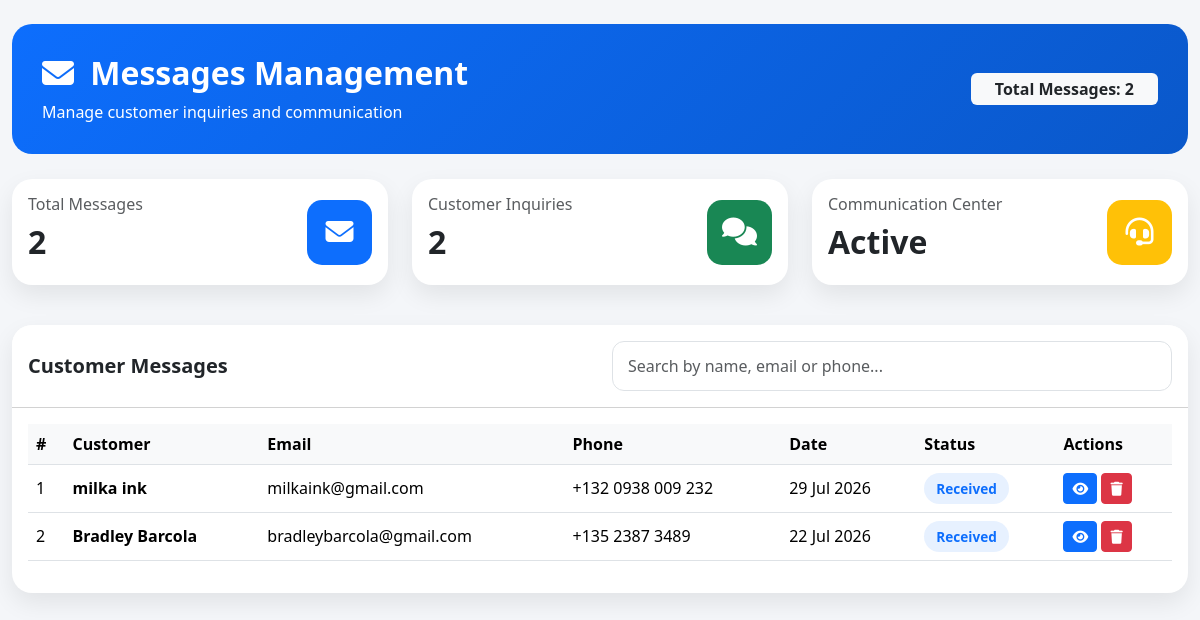
The app's page /contact/management/messages/ with its own data.
### contact/models.py (models this page shows, shortened)
class Contact(models.Model):
    full_name = models.CharField(max_length=100)
    phone_number = models.CharField(max_length=20)
    email = models.EmailField()
    message = models.TextField()
    is_read = models.BooleanField(default=False)
    created_at = models.DateTimeField(auto_now_add=True)

### contact/views.py (the view)
# urls.py: path('management/messages/', views.messages_list, name='messages_list'),
def messages_list(request):
    messages = Contact.objects.all().order_by('-created_at')
    context = {
        'messages': messages
    }
    return render(
        request,
        'contact/messages_list.html',
        context
    )

### contact/templates/contact/messages_list.html (shortened to what this page needs)
<!DOCTYPE html>
<html lang="en">
<head>
    <link href="https://cdn.jsdelivr.net/npm/bootstrap@5.3.3/dist/css/bootstrap.min.css"
          rel="stylesheet">
    <link rel="stylesheet"
          href="https://cdnjs.cloudflare.com/ajax/libs/font-awesome/6.5.1/css/all.min.css">
</head>
<body>
<div class="container-fluid py-4">
    <div class="page-header">
        <div class="d-flex justify-content-between align-items-center flex-wrap">
            <div>
                <h2 class="fw-bold mb-2">
                    <i class="fas fa-envelope me-2"></i>
                    Messages Management
                </h2>
                <p class="mb-0">
                    Manage customer inquiries and communication
                </p>
            </div>
            <span class="badge bg-light text-dark fs-6 px-4 py-2">
                Total Messages:
                {{ messages.count }}
            </span>
        </div>
    </div>
    <div class="row mb-4">
        <div class="col-md-4 mb-3">
            <div class="card stats-card">
                <div class="card-body">
                    <div class="d-flex justify-content-between align-items-center">
                        <div>
                            <h6 class="text-muted">
                                Total Messages
                            </h6>
                            <h2 class="fw-bold">
                                {{ messages.count }}
                            </h2>
                        </div>
                        <div class="stats-icon bg-primary">
                            <i class="fas fa-envelope"></i>
                        </div>
                    </div>
                </div>
            </div>
        </div>
        <div class="col-md-4 mb-3">
            <div class="card stats-card">
                <div class="card-body">
                    <div class="d-flex justify-content-between align-items-center">
                        <div>
                            <h6 class="text-muted">
                                Customer Inquiries
                            </h6>
                            <h2 class="fw-bold">
                                {{ messages.count }}
                            </h2>
                        </div>
                        <div class="stats-icon bg-success">
                            <i class="fas fa-comments"></i>
                        </div>
                    </div>
                </div>
            </div>
        </div>
        <div class="col-md-4 mb-3">
            <div class="card stats-card">
                <div class="card-body">
                    <div class="d-flex justify-content-between align-items-center">
                        <div>
                            <h6 class="text-muted">
                                Communication Center
                            </h6>
                            <h2 class="fw-bold">
                                Active
                            </h2>
                        </div>
                        <div class="stats-icon bg-warning">
                            <i class="fas fa-headset"></i>
                        </div>
                    </div>
                </div>
            </div>
        </div>
    </div>
    <div class="card table-card">
        <div class="card-header bg-white py-3">
            <div class="row align-items-center">
                <div class="col-md-6">
                    <h5 class="mb-0 fw-bold">
                        Customer Messages
                    </h5>
                </div>
                <div class="col-md-6">
                    <input type="text"
                           id="searchInput"
                           class="form-control search-box"
                           placeholder="Search by name, email or phone...">
                </div>
            </div>
        </div>
        <div class="card-body">
            <div class="table-responsive">
                <table class="table align-middle" id="messagesTable">
                    <thead>
                        <tr>
                            <th>#</th>
                            <th>Customer</th>
                            <th>Email</th>
                            <th>Phone</th>
                            <th>Date</th>
                            <th>Status</th>
                            <th>Actions</th>
                        </tr>
                    </thead>
                    <tbody>
                    {% for message in messages %}
                        <tr>
                            <td>
                                {{ forloop.counter }}
                            </td>
                            <td>
                                <strong>
                                    {{ message.full_name }}
                                </strong>
                            </td>
                            <td>
                                {{ message.email }}
                            </td>
                            <td>
                                {{ message.phone_number }}
                            </td>
                            <td>
                                {{ message.created_at|date:"d M Y" }}
                            </td>
                            <td>
                                <span class="message-badge">
                                    Received
                                </span>
                            </td>
                            <td>
                                <a href="{% url 'message_detail' message.id %}"
                                   class="btn btn-primary btn-sm">
                                    <i class="fas fa-eye"></i>
                                </a>
                                <a href="{% url 'delete_message' message.id %}"
                                   class="btn btn-danger btn-sm"
                                   onclick="return confirm('Delete this message?');">
                                    <i class="fas fa-trash"></i>
                                </a>
                            </td>
                        </tr>
                    {% endfor %}
                    </tbody>
                </table>
            </div>
        </div>
    </div>
</div>
</body>
</html>

### contact/templates/contact/messages_list.html (style rules this page uses)
body { background:#f4f6f9; }
.page-header { background:linear-gradient(135deg,#0d6efd,#0a58ca); color:white; padding:30px; border-radius:20px; margin-bottom:25px; }
.stats-card { border:none; border-radius:20px; overflow:hidden; box-shadow:0 10px 25px rgba(0,0,0,.08); transition:.3s; }
.stats-icon { width:65px; height:65px; border-radius:15px; display:flex; align-items:center; justify-content:center; font-size:28px; color:white; }
.table-card { border:none; border-radius:20px; overflow:hidden; box-shadow:0 10px 25px rgba(0,0,0,.08); }
.table th { font-weight:600; background:#f8f9fa; }
.search-box { border-radius:12px; padding:12px 15px; }
.message-badge { background:#e7f1ff; color:#0d6efd; padding:6px 12px; border-radius:20px; font-size:.85rem; font-weight:600; }

### records on screen
Contact: full_name "milka ink", email "milkaink@gmail.com", phone_number "+132 0938 009 232", created_at "29 Jul 2026"
Contact: full_name "Bradley Barcola", email "bradleybarcola@gmail.com", phone_number "+135 2387 3489", created_at "22 Jul 2026"

### other values on screen
{{ messages.count }} "2"
